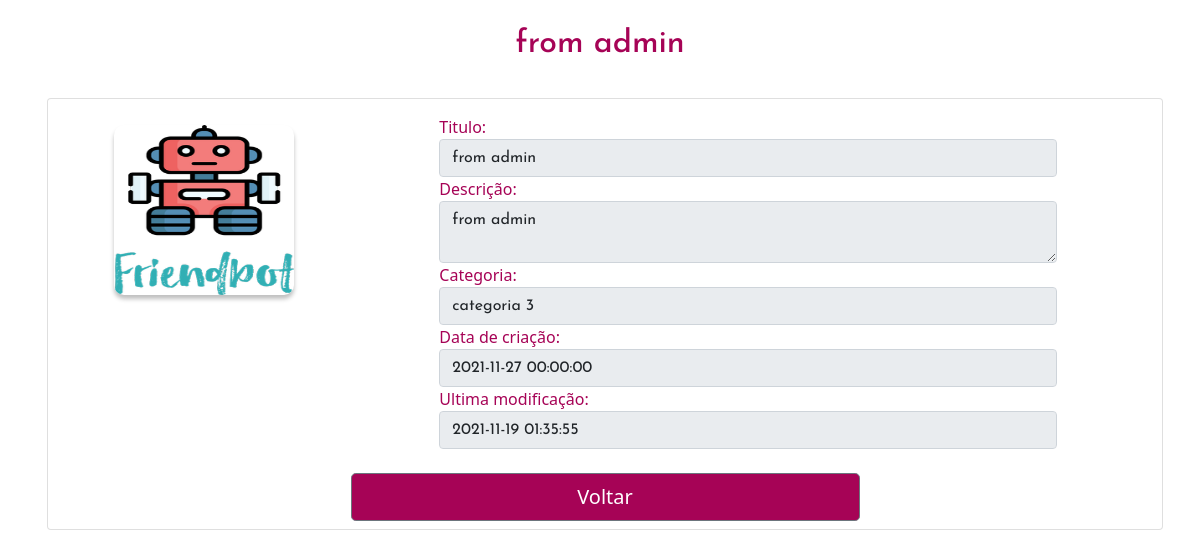
/admin/post/Ver.php?id=7, run on the app's committed database.
### tables this page shows
CREATE TABLE `post` (
  `post_id` int(10) UNSIGNED NOT NULL,
  `title` varchar(250) NOT NULL,
  `description` longtext DEFAULT NULL,
  `create_date` datetime NOT NULL DEFAULT current_timestamp(),
  `modify_date` datetime DEFAULT NULL ON UPDATE current_timestamp(),
  `categoria_id` int(10) UNSIGNED NOT NULL,
  `image_path` text DEFAULT NULL
);

CREATE TABLE `categoria` (
  `categoria_id` int(10) UNSIGNED NOT NULL,
  `name` varchar(100) NOT NULL,
  `description` text DEFAULT NULL,
  `create_date` datetime NOT NULL DEFAULT current_timestamp(),
  `modify_date` datetime DEFAULT NULL ON UPDATE current_timestamp()
);

### admin/post/Ver.php (the view, shortened to what this page needs)
<?php
$id = $_GET['id'];
require_once __DIR__ . '/../../db/conn.inc.php';
$sql = 'select post.*, categoria.name from post, categoria where post.categoria_id=categoria.categoria_id and post_id=:post_id order by post_id desc';
$stmt = $conn->prepare($sql);
$stmt->bindParam(':post_id', $id, PDO::PARAM_INT);
$stmt->execute();
$post = $stmt->fetch(PDO::FETCH_ASSOC);
?>
<html>
<head>
    <link href="https://cdn.jsdelivr.net/npm/bootstrap@5.0.2/dist/css/bootstrap.min.css" rel="stylesheet">
    <link rel="stylesheet" href="lib/fontawesome-free/css/all.min.css">
    <link rel="stylesheet" href="https://code.ionicframework.com/ionicons/2.0.1/css/ionicons.min.css">
    <link rel="stylesheet" href="../../public/css/header.css">
    <link rel="stylesheet" href="../../public/css/footer.css">
    <link rel="stylesheet" href="../../public/css/main.css">
</head>
<body>
    <h2><?php echo $post['title'] ?></h2>
    <div class="container">
        <div class="container row card">
            <div class="col-sm-12 ">
                <div class=" col-md-12">
                    <div class="row ">
                        <div class="col-md-4">
                            <?php
                            if (!isset($post['image_path'])) {
                                echo "$post[image_path]";
                                echo '<img src="../../storage/add.png" id="imgPost-' . $post['post_id']  . '" class="profile" style="width: 180px;height: 170px; ">';
                            } else {
                                echo '<img src="../../storage/uploads/' . $post['image_path'] . '" id="imgPost-' . $post['post_id']  . '" class="profile" style="width: 180px;height: 170px; ">';
                            }
                            ?>
                        </div>
                        <div class="container col-md-8  ">
                            <div class="form-group ">
                                <label style="color: #a60356;" for="title"> Titulo:</label>
                                <input type="text" class="form-control" name="title" id="title" value="<?php echo $post['title'] ?>" disabled />
                            </div>
                            <div class="form-group ">
                                <label style="color: #a60356;" for="description">Descrição:</label>
                                <textarea disabled type="text" class="form-control" name="description" id="description"><?php echo $post['description'] ?> </textarea>
                            </div>
                            <div class="form-group ">
                                <label style="color: #a60356;" for="categoria">Categoria:</label>
                                <input type="text" class="form-control" name="categoria" id="categoria" value="<?php echo $post['name'] ?>" disabled />
                            </div>
                            <div class="form-group ">
                                <label style="color: #a60356;" for="create_date">Data de criação:</label>
                                <input type="text" class="form-control" name="create_date" id="create_date" value="<?php echo $post['create_date'] ?>" disabled />
                            </div>
                            <div class="form-group ">
                                <label style="color: #a60356;" for="modify_date">Ultima modificação:</label>
                                <input type="text" class="form-control" name="modify_date" id="modify_date" value="<?php echo $post['modify_date'] ?>" disabled />
                            </div>
                        </div>
                    </div>
                    <div class="row col-md-12>">
                        <div class="col-md-3">
                        </div>
                        <div class="col-md-6 btn-group btn-group-lg">
                            <button type="button" onclick="window.location.href='./AdminListPost.php'" class="btn btn-secondary btn-lg " style="background-color: #a60356;">Voltar</button>
                        </div>
                        <div class="col-md-3">
                        </div>
                    </div>
                </div>
            </div>
        </div>
    </div>
</body>
</html>

### public/css/main.css (style rules this page uses)
h2 { display: block; font-family: "Josefin Sans", sans-serif; color: #a60356; padding-top: 25px; padding-bottom: 25px; text-align: center; }
label { color: #a60356 !important; }
input { outline: 0; border-width: 0 0 1px; border-color: #c4c4c4; ; }
.card { float: none; background: white; padding-top: 1rem; padding-bottom: 0.5rem; position: relative; display: flex; flex-direction: column; min-width: 0; word-wrap: break-word; background-color: #fff; background-clip: border-box; border: 1 px solid rgba(0, 0, 0, .125) !important; border-radius: 0.25 rem !important; margin: 10px 5px !important; }
.form-control { font-family: 'Josefin Sans'; width: 90%; }
.profile { margin: 10px 5px 10px 30px; border-radius: 10px; box-shadow: 0px 4px 4px rgba(0, 0, 0, 0.25); max-width: 100%; max-height: 100%; width: 120px; height: 120px; }

### data on the page
post: title "from admin", image_path (picture), description "from admin", categoria "categoria 3", create_date "2021-11-27 00:00:00", modify_date "2021-11-19 01:35:55"
